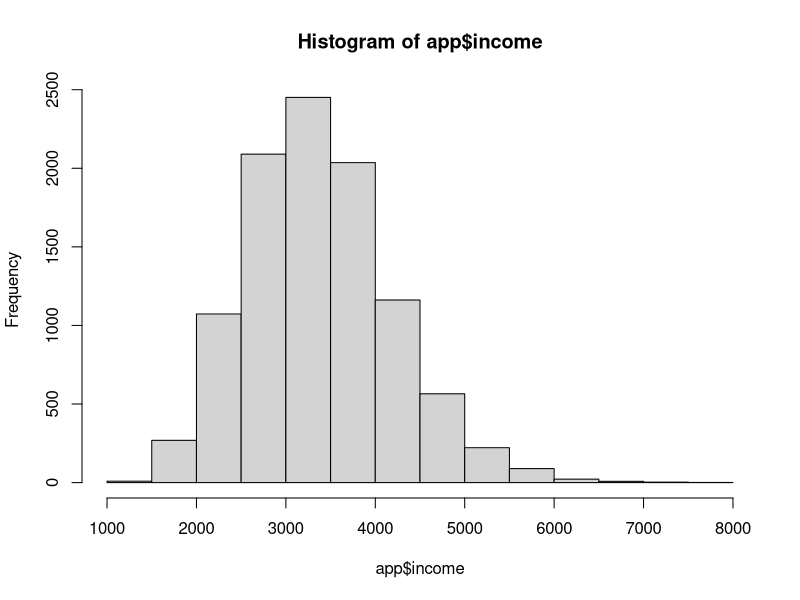
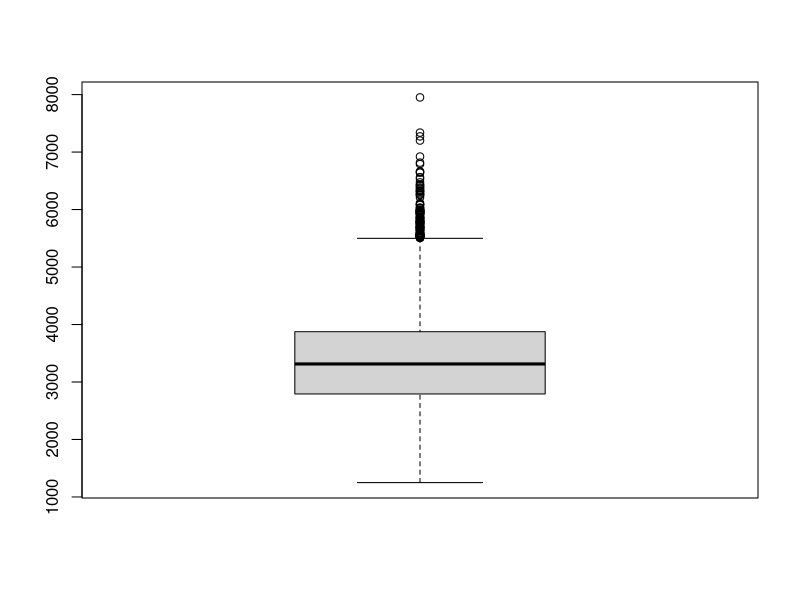
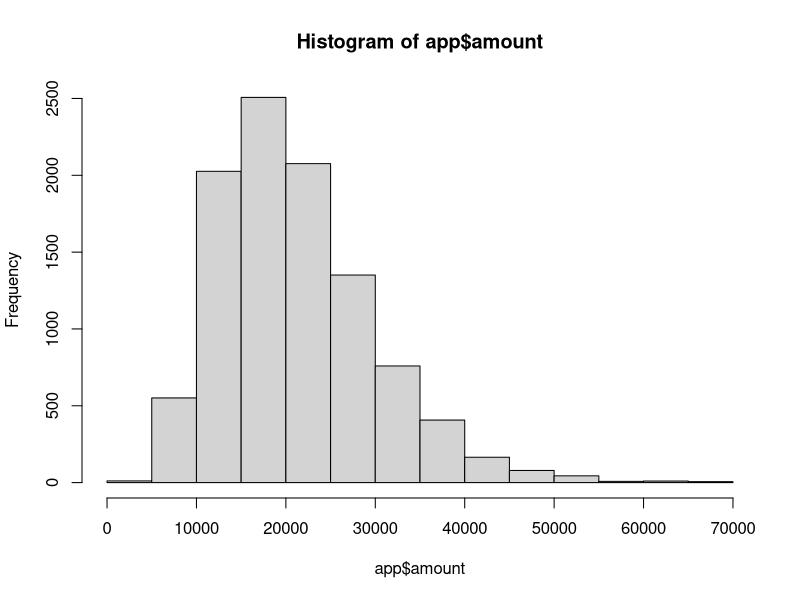
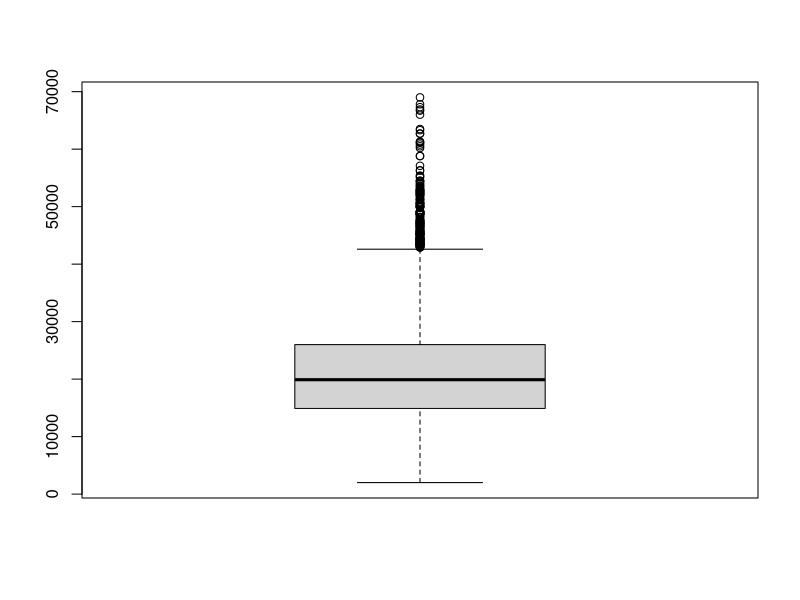
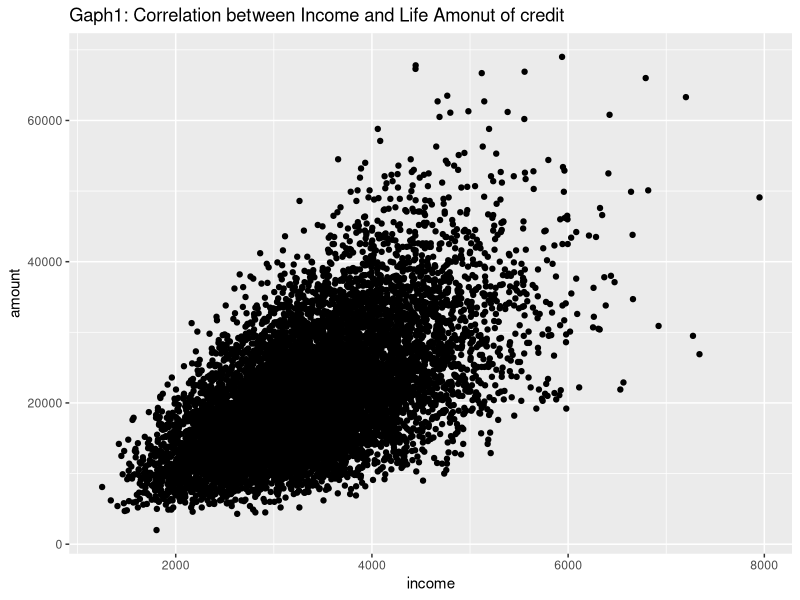
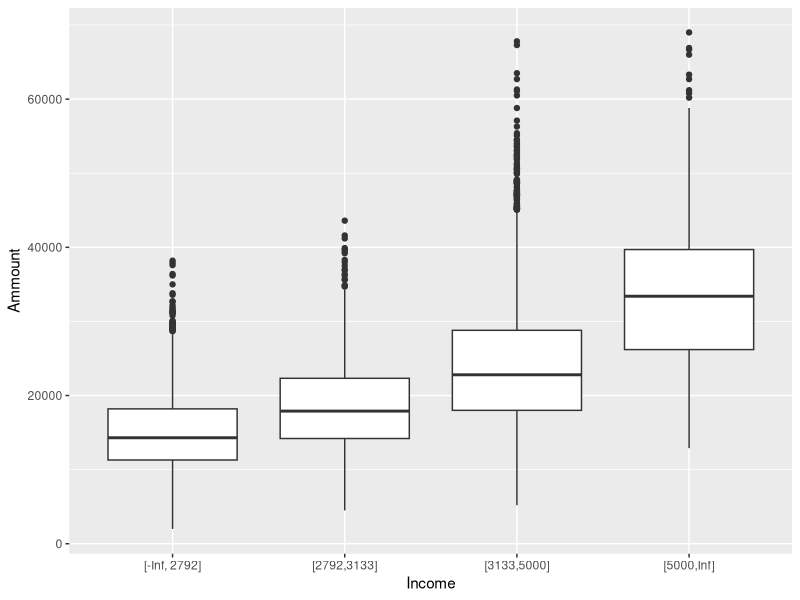
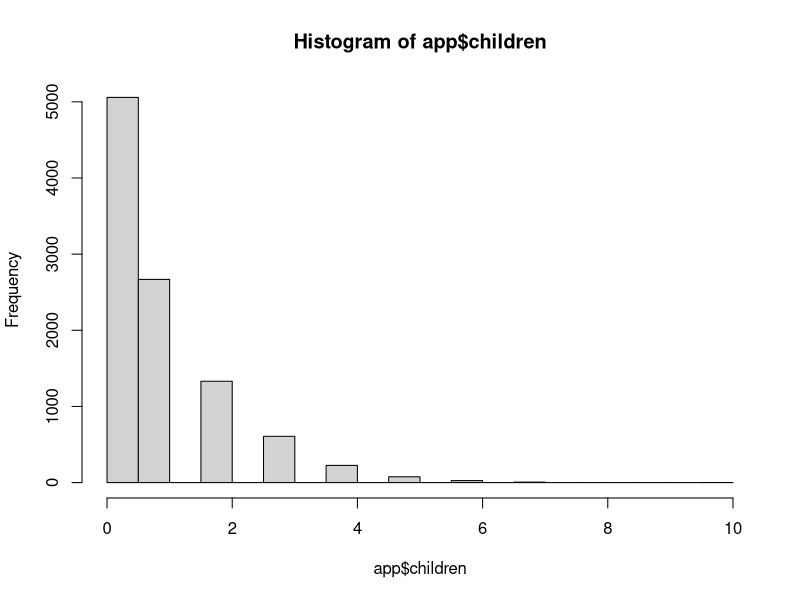
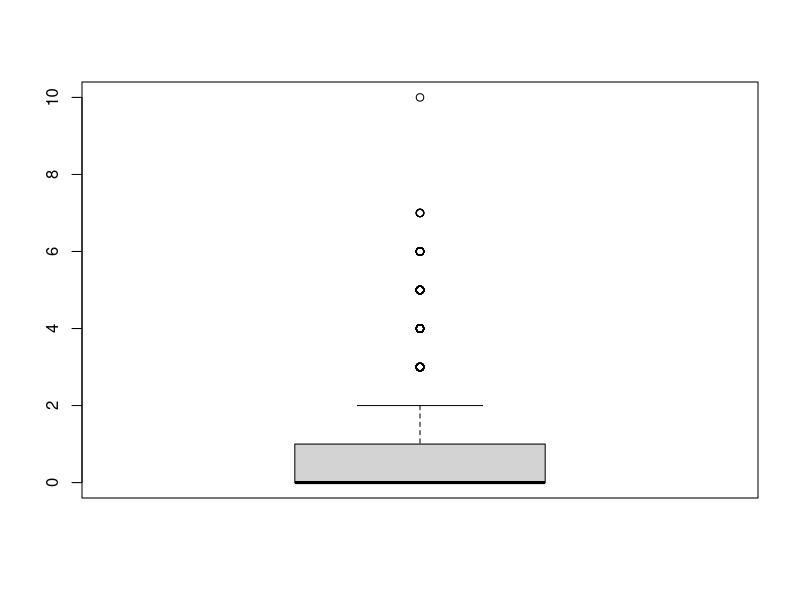

Generate these figures, in order, with R: (Note: this script raises an error after producing the figures.)
library("rstudioapi")                                 # Load rstudioapi package
setwd(dirname(getActiveDocumentContext()$path))       # Set working directory to source file location

install.packages("tidyverse")
library("readr")
library("tidyverse")

# ------ import app ------
app<-read_csv("app.csv",col_types = cols (col_integer(), col_integer(), col_date(), col_double(), col_integer(), col_double()
                                          ,col_date(), col_character(), col_character(), col_integer(),col_logical(), col_character(), col_character(), col_double()))

glimpse(app)

#get duplicated id, if any
dupl_id<-app$id[duplicated(app$id)]
dupl_id
# -> 436 id which are duplicated, but we don't know how many times, nor if other columns are duplicated as well
dupl_values<-filter(app, id  %in%  dupl_id)
glimpse(dupl_values)
# -> it seems that only column income is different for each id

#get unique combination of id and income
unique(dupl_values[,c('id','income')])
# -> for each duplicated id there are 2 different values for income - 1 or other value
# -> we can assume that value which is not 1 is correct, therefor we will do filter accordingly

app<-filter(app, (id  %in%  dupl_id & income !=1) |  !(id  %in%  dupl_id))
(dupl_id<-app$id[duplicated(app$id)])
# ->no more duplicates


# ------ data analysis -APP ------
#how many NULL/NA values each column has
(na_count <- sapply(app, function(x) sum(is.na(x))))
(null_count <- sapply(app, function(x) sum(is.null(x))))

#->children has small number of NA, to be sure, let's check whether among those NA has significant number of bad=1
table(filter(app, is.na(children))$bad)

#since nb(bad=1) = 2, we can replace NA with 0
app$children[is.na(app$children)] <- 0




table(app$bad)
#we can there is clients much more clients with bad=0 (9745), than with bad=1 (255).

#not much difference among woman and man
table(app$sex)
aggregate(bad ~ sex, data = app, mean)

#divorced and single people has more tendency to default
aggregate(bad ~ family, data = app, mean)

#people who are renting their apartment has more tendency to default
aggregate(bad ~ rent, data = app, mean)

#self-employed has more tendency to default
aggregate(bad ~ employment, data = app, mean)

#not clear correlation between education and default
aggregate(bad ~ education, data = app, mean)

#to check if there is outliers in amount or income

hist(app$income)
boxplot(app$income)

hist(app$amount)
boxplot(app$amount)

ggplot(app, aes(income, amount)) +
  geom_point() +
  ggtitle("Gaph1: Correlation between Income and Life Amonut of credit")


ggplot(app,aes(x =  cut(app$income,c(-Inf,2792,3133, 5000,Inf),labels = c('[-Inf, 2792]','[2792,3133]','[3133,5000]','[5000,Inf]'))
               , y = amount)) +
  geom_boxplot() +
  xlab("Income") +
  ylab("Ammount")


#distribution for column children: most people have 0-2 children and they have lower prob to default
#there is only 1 person with 10 children and 6 persons with 7 children, they have mean(bad)=0, which
#might be just by accident, so it's better to exclude those values because it's logical that more children will has bad impact on
#default probability.

hist(app$children)
aggregate(bad ~ children, data = app, mean)
table(app$children)
boxplot(app$children)

app1<-filter(app, children <=6)
glimpse(app1)

#installments - no significant correlation
table(app1$installments)
aggregate(bad ~ installments, data = app1, mean)

#employment - self - emplyed has higer prob to default
table(app1$employment)
aggregate(bad ~ employment, data = app1, mean)



#to be sure that dates are between 2011-2012
summary(app1$date)

#to be sure that brithdate has reasonable values
summary(app1$birthdate)

#age of clients - almost all ages have equal part in data
app2<-(mutate(app1, age = as.double(difftime(date,birthdate, units="days")/365)))
glimpse(app2)
hist(app2$age)

# ------ import cb ------

cb<-read_csv("cb.csv",col_types = cols (col_integer(), col_double(), col_double(), col_integer()))
glimpse(cb)
#get duplicated id, if any
(dupl_cbid<-cb$id[duplicated(cb$id)]) # -> no duplicates
# ------ data analysis -CB ------
(na_count <- sapply(cb, function(x) sum(is.na(x))))
(null_count <- sapply(cb, function(x) sum(is.null(x))))

hist(cb$debt)

#we can see that distribution of mortgage is not balanced
hist(cb$mortgage)
#median is 0 -> half of clients has mortgage less or equal than 0, but according to box plot only 1 outlier
#->we can split this column into 3 classes according to median, 3rd quantile and max
summary(cb$mortgage)
boxplot(cb$mortgage)

#median of overdue is 0 -> half of clients has overdue less or equal than 0 days. Max is 83.
#->we can split this column into 3 classes according to median, 3rd quantile and max
summary(cb$overdue)
hist(cb$overdue)
table(cb)
boxplot(cb$overdue)

ovd <- df <- mutate(cb, overdue = cut(cb$overdue, c(-Inf, 0,40,Inf)))
table(ovd$overdue)

glimpse(cb) #5,616 rows

# ------ merging APP and CB ------

df<-left_join(app2, cb, by = "id")
glimpse(df)

#vidimo da ima 4,382 reda gde su debt, mortgage i overdue NA
(na_count <- sapply(df, function(x) sum(is.na(x))))

na_values<-filter(df, is.na(debt))
#medju NA vrednostima nema mnogo njih gde je bad=1
table(na_values$bad)



#we will replace NA values with 0 since there is no much bad=1 among them

df <-mutate(df, overdue = ifelse(is.na(df$overdue),0,df$overdue))
df <- mutate(df, overdue_1 = is.factor(ifelse(overdue<=25,1,0)))


df <-mutate(df, debt_1 = ifelse(is.na(df$debt),0,df$debt))
df <-mutate(df, mortgage_1 = ifelse(is.na(df$mortgage),0,df$mortgage))

glimpse(df)

# ------ examine colinearity ------
install.packages("corpcor")
library(corpcor)
cor2pcor(cov(cb))#->correlation between dept and mortgage -> we will exclude mortgage
df1<-select(df, c("-mortgage_1", "mortgage"))
cb1<-select(cb, -mortgage)
cor2pcor(cov(cb1)) #->ok

test1<-select(df,amount, income,age,installments,debt_1, overdue_1, children)
cor2pcor(cov(test1))

#to exclude age, income, installments

df2<-select(df, c(-age,-income,-installments))
test2<-select(df2,amount,debt_1, overdue)
cor2pcor(cov(test2))

#sex, family, rent (TRUE, FALES -> 1,0), education, employment are categorical variables -> we will do transformation accordingly
df2<-mutate(df2, sexMale = as.factor(ifelse(sex == 'male' ,1,0)))

df2$rent_1 <-as.factor(ifelse(df2$rent, 1, 0))
df2$education <-as.factor(df2$education)

df2<-mutate(df2, divorced_single = as.factor(ifelse(family == 'divorced' |family == 'single' ,1,0)))
df2<-mutate(df2, self_empl = as.factor(ifelse(employment == 'self-employed',1,0)))

# ------ test and train sample (divide by year) ------
install.packages("lubridate")
library(lubridate)
train <-filter(df2, year(date)==2011)
test <-filter(df2, year(date)==2012)
glimpse(train) #5,444
glimpse(test) #4984



# ------ create model ------
train_model<-glm(bad ~ sexMale + divorced_single + children + self_empl + rent_1 + debt_1 + overdue_1  + amount + education
                 , family=binomial
                 , data=train)

summary(train_model)

install.packages("car")
library(car)
vif(train_model)

summary(train_model)


train_model1<-glm(bad ~ sexMale + divorced_single + children + self_empl + rent_1 + debt_1 + overdue_1, family=binomial
                  , data=train)
summary(train_model1)


#for prediction
install.packages("modelr")
library(modelr)

#add column with predictions

train <- mutate(train, p = predict(train_model1, type = "response"))
p_class <-cut(train$p, 5)
table(p_class)
mean(train$p)


summary(train$p) #0.013519 0.022961
train <- mutate(train, bad_predicted = ifelse(p<=0.03,0,1))
table(train$bad_predicted)

table(train$bad)

# Calculate the model's accuracy
mean(train$bad == train$bad_predicted)


############# Model performance tradeoffs #####################

# Load the pROC package
install.packages("pROC")
library(pROC)

# Create a ROC curve
ROC <- roc(train$bad, train$p)

# Plot the ROC curve
plot(ROC, col = "blue")

# Calculate the area under the curve (AUC)
auc(ROC)

#########
table(test$bad)
glimpse(train)
train <- mutate(train, bad = as.numeric(bad))
table(train$bad, train_model1 > 0.5)

aggregate(p ~ bad , data = train, mean)

table(ifelse(train$bad==1,'Defaul True','Default False'), train$bad_predicted)
# Sensitivity
79/(49+76)

#Specificity
4169/(4169+1150)

install.packages("ROCR")
library(ROCR)
ROCRpred = prediction(train$p, train$bad)
ROCRperf = performance(ROCRpred, "tpr", "fpr")

plot(ROCRperf)
# Add colors
plot(ROCRperf, colorize=TRUE)
# Add threshold labels
plot(ROCRperf, colorize=TRUE, print.cutoffs.at=seq(0.01,0.09,by=0.01), text.adj=c(-0.2,1.7))

#Sensitivity = TruePositive / (TruePositive + FalseNegative)
#Specificity = TrueNegative / (FalsePositive + TrueNegative)
#Where:

#Sensitivity = True Positive Rate
#Specificity = 1 ? False Positive Rate

train$class <- cut(train$p, c(0.005, 0.01, 0.02, 0.05, 0.1, 1))

aggregate(bad ~ class, data = train, function(x) c(length = length(x), sum = sum(x)))

######## test model ########
test<-mutate(test, married = as.factor(ifelse(family == 'married',1,0)))
test<-mutate(test, self_empl = as.factor(ifelse(employment == 'self-employed',1,0)))
test<-mutate(test, overdue_40 = as.factor(ifelse(overdue_1 == '(40, Inf]',1,0)))

test <- mutate(test, p = predict(train_model1, type = "response",newdata = test))
test$p <- predict(train_model1, type = "response", newdata = test)

p_class_test <-cut(test$p, 5)
table(p_class_test)
mean(test$p)


summary(test$p) #0.013519 0.022961
test <- mutate(test, bad_predicted = ifelse(p<=0.03,0,1))
table(test$bad_predicted)

table(test$bad)

# Calculate the model's accuracy
mean(test$bad == test$bad_predicted) #0.7879213

####################################################################33

########### Random forest ###########
install.packages("randomForest")
library(randomForest)

train1<-mutate(train, bad=as.factor(bad))
train2<-mutate(df, bad=as.factor(bad))
model_rf <- randomForest(bad ~ sex + married + children +rent + debt_1 + overdue_40 +self_empl , data = train1, importance = TRUE)
summary(model_rf)
varImpPlot(model_rf)
Imp(model_rf)

train_rf<-mutate(train1, p1 = predict(model_rf, train1,type = "class"))

predict<-predict(model_rf,train1,type = "class")

table(train_rf$p1, train_rf$bad)

mean(train_rf$bad == train_rf$p1)


#rf for test data

test <- mutate(test, prf = predict(model_rf    , type = "response",newdata = test))


mean(test$bad==test$prf)
